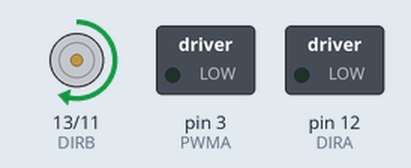
A sketch run on a simulated Arduino Uno, built with avr-gcc and run on an emulated ATmega328P. On the bench: direction and speed pins drawn as motors (green arrow = direction pin HIGH = forward, orange = LOW = backward, longer = more drive), switched loads named in the sketch (green lamp = pin HIGH).

Above: at 2.5 s.
At 5.5 s:
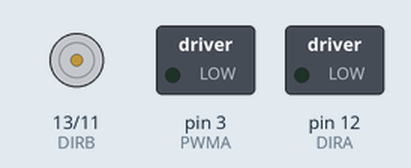
At 8.5 s:
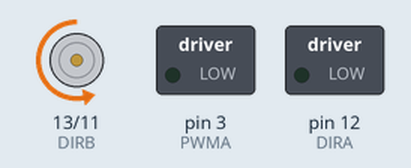
Timing chart, 0 to 15.6 s (numbered marks = the images above):
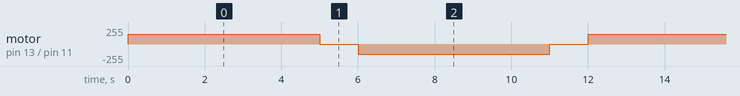

The sketch:

__1.ino
```cpp
  // 회전 방향
#define CW  1   // clockwise
#define CCW 0   // counter-clockwise

  // 왼쪽, 오른쪽 바퀴
#define MOTOR_LEFT 0
#define MOTOR_RIGHT 1

 // 모터속도
#define DEFAULT_POWER 150

 // 아두이노 PIN 설정
const byte PWMA = 3;      // PWM control (speed) for motor A
const byte PWMB = 11;     // PWM control (speed) for motor B
const byte DIRA = 12;     // Direction control for motor A
const byte DIRB = 13;     // Direction control for motor B

void setup()
{
  // initialization
  // All pins should be setup as outputs:
  pinMode(PWMA, OUTPUT);
  pinMode(PWMB, OUTPUT);
  pinMode(DIRA, OUTPUT);
  pinMode(DIRB, OUTPUT);

  // Initialize all pins as low:
  digitalWrite(PWMA, LOW);
  digitalWrite(PWMB, LOW);
  digitalWrite(DIRA, LOW);
  digitalWrite(DIRB, LOW);
}

void loop()
{

  digitalWrite(DIRB, CW); //왼쪽모터, 시계방향
  analogWrite(PWMB,  DEFAULT_POWER); //왼쪽모터의 스피드를 DEFAULT_POWER로 설정

  delay(5000); //5초

  digitalWrite(DIRB, CW);
  analogWrite(PWMB, 0); //스피드를 0으로 설정->멈춤

   delay(1000); //1초

  digitalWrite(DIRB, CCW); //왼쪽모터, 반시계방향
  analogWrite(PWMB,  DEFAULT_POWER); //왼쪽모터의 스피드를 DEFAULT_POWER로 설정

  delay(5000); //5초

  digitalWrite(DIRB, CW);
  analogWrite(PWMB, 0); //스피드를 0으로 설정->멈춤

   delay(1000);
}
```

Measured:
- by itself, motor on pin 13 (DIRB) / pin 11 (PWMB): repeats every 12.0 s: stopped 1.0 s, backward 150/255 5.0 s, stopped 1.0 s, forward 150/255 5.0 s
